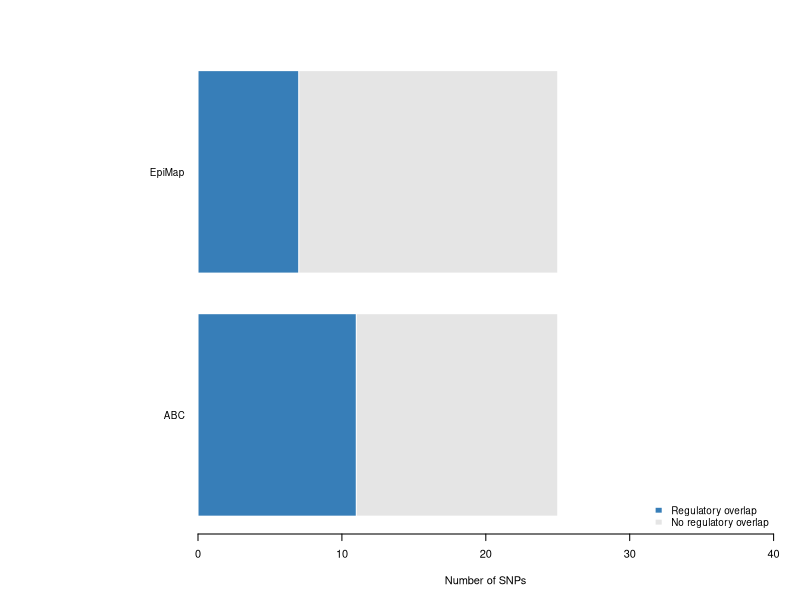

The R script that drew this image:
col1 <- c("ABC", "EpiMap")
col2 <- c(25, 25)
col3 <- c(11, 7)

data_a <- data.frame(col1, col2, col3)
names(data_a) <- c("method", "num_variants", "num_overlap")

library(RColorBrewer)
colpal = brewer.pal(2,"Set1")
mycol  = colpal[c(2)] 

pdf("Figure7b.pdf", height=2,width=7)
layout(matrix(c(1,1,1,2,2), nrow = 3, ncol = 1, byrow = TRUE))
par(mar=c(5,15,4,2))
barplot(data_a[,2],horiz=TRUE,names=data_a$method,border=0,col="gray90",xlab="Number of SNPs",las=2,xaxt="n",xlim=c(0,40),cex.names=0.9)
barplot(data_a[,3],horiz=TRUE,names=""        ,border=0,col=mycol,add=T)
legend("bottomright",c("Regulatory overlap","No regulatory overlap"), fill=c(colpal[2],"gray90"), border=0, bty="n", cex=0.9)
#mtext(side=3,"a",adj=0,cex=1.25,font=2,las=1)
dev.off()